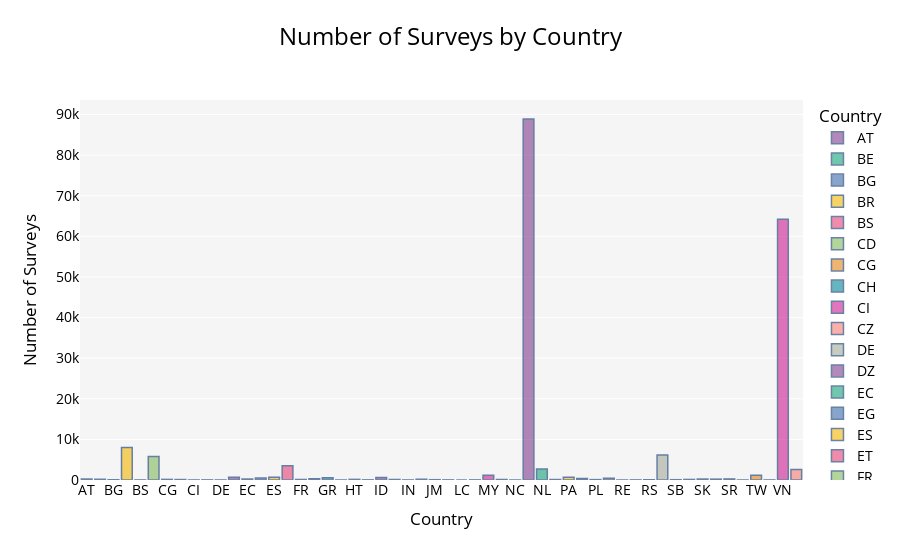

Notebook code for this chart:
### Code cell
df_country = df.groupby('Country').size().reset_index(name='Count')

fig = px.bar(
    df_country,
    x='Country',
    y='Count',
    title='Number of Surveys by Country',
    labels={'Count':'Number of Surveys', 'Country':'Country'},
    color='Country',
    color_discrete_sequence=px.colors.qualitative.Bold  # Use a bold color sequence
)

fig.update_layout(
    title={
        'text': 'Number of Surveys by Country',
        'y': 0.95,
        'x': 0.5,
        'xanchor': 'center',
        'yanchor': 'top',
        'font': {
            'size': 24
        }
    },
    xaxis_title="Country",
    yaxis_title="Number of Surveys",
    plot_bgcolor='#f5f5f5',  # Light grey background
    paper_bgcolor='#ffffff',  # White background
    font=dict(
        size=14,
        color='#000000'
    ),
    bargap=0.2  # Gap between bars
)

fig.update_traces(
    #texttemplate='%{y}',
    textposition='outside',
    marker_line_color='rgb(8,48,107)',  # Dark blue borders for bars
    marker_line_width=1.5,
    opacity=0.6
)

fig.show()

### Figure 1 — Plotly figure (JSON) as saved in the notebook; plotly's stock layout.template omitted (floating-point values rounded to 4 significant figures)
{"data": [{"alignmentgroup": "True", "hovertemplate": "Country=%{x}<br>Number of Surveys=%{y}<extra></extra>", "legendgroup": "AT", "marker": {"color": "rgb(127, 60, 141)", "line": {"color": "rgb(8,48,107)", "width": 1.5}, "pattern": {"shape": ""}}, "name": "AT", "offsetgroup": "AT", "opacity": 0.6, "orientation": "v", "showlegend": true, "textposition": "outside", "type": "bar", "x": ["AT"], "xaxis": "x", "y": [239], "yaxis": "y"}, {"alignmentgroup": "True", "hovertemplate": "Country=%{x}<br>Number of Surveys=%{y}<extra></extra>", "legendgroup": "BE", "marker": {"color": "rgb(17, 165, 121)", "line": {"color": "rgb(8,48,107)", "width": 1.5}, "pattern": {"shape": ""}}, "name": "BE", "offsetgroup": "BE", "opacity": 0.6, "orientation": "v", "showlegend": true, "textposition": "outside", "type": "bar", "x": ["BE"], "xaxis": "x", "y": [180], "yaxis": "y"}, {"alignmentgroup": "True", "hovertemplate": "Country=%{x}<br>Number of Surveys=%{y}<extra></extra>", "legendgroup": "BG", "marker": {"color": "rgb(57, 105, 172)", "line": {"color": "rgb(8,48,107)", "width": 1.5}, "pattern": {"shape": ""}}, "name": "BG", "offsetgroup": "BG", "opacity": 0.6, "orientation": "v", "showlegend": true, "textposition": "outside", "type": "bar", "x": ["BG"], "xaxis": "x", "y": [68], "yaxis": "y"}, {"alignmentgroup": "True", "hovertemplate": "Country=%{x}<br>Number of Surveys=%{y}<extra></extra>", "legendgroup": "BR", "marker": {"color": "rgb(242, 183, 1)", "line": {"color": "rgb(8,48,107)", "width": 1.5}, "pattern": {"shape": ""}}, "name": "BR", "offsetgroup": "BR", "opacity": 0.6, "orientation": "v", "showlegend": true, "textposition": "outside", "type": "bar", "x": ["BR"], "xaxis": "x", "y": [8008], "yaxis": "y"}, {"alignmentgroup": "True", "hovertemplate": "Country=%{x}<br>Number of Surveys=%{y}<extra></extra>", "legendgroup": "BS", "marker": {"color": "rgb(231, 63, 116)", "line": {"color": "rgb(8,48,107)", "width": 1.5}, "pattern": {"shape": ""}}, "name": "BS", "offsetgroup": "BS", "opacity": 0.6, "orientation": "v", "showlegend": true, "textposition": "outside", "type": "bar", "x": ["BS"], "xaxis": "x", "y": [14], "yaxis": "y"}, {"alignmentgroup": "True", "hovertemplate": "Country=%{x}<br>Number of Surveys=%{y}<extra></extra>", "legendgroup": "CD", "marker": {"color": "rgb(128, 186, 90)", "line": {"color": "rgb(8,48,107)", "width": 1.5}, "pattern": {"shape": ""}}, "name": "CD", "offsetgroup": "CD", "opacity": 0.6, "orientation": "v", "showlegend": true, "textposition": "outside", "type": "bar", "x": ["CD"], "xaxis": "x", "y": [5799], "yaxis": "y"}, {"alignmentgroup": "True", "hovertemplate": "Country=%{x}<br>Number of Surveys=%{y}<extra></extra>", "legendgroup": "CG", "marker": {"color": "rgb(230, 131, 16)", "line": {"color": "rgb(8,48,107)", "width": 1.5}, "pattern": {"shape": ""}}, "name": "CG", "offsetgroup": "CG", "opacity": 0.6, "orientation": "v", "showlegend": true, "textposition": "outside", "type": "bar", "x": ["CG"], "xaxis": "x", "y": [151], "yaxis": "y"}, {"alignmentgroup": "True", "hovertemplate": "Country=%{x}<br>Number of Surveys=%{y}<extra></extra>", "legendgroup": "CH", "marker": {"color": "rgb(0, 134, 149)", "line": {"color": "rgb(8,48,107)", "width": 1.5}, "pattern": {"shape": ""}}, "name": "CH", "offsetgroup": "CH", "opacity": 0.6, "orientation": "v", "showlegend": true, "textposition": "outside", "type": "bar", "x": ["CH"], "xaxis": "x", "y": [111], "yaxis": "y"}, {"alignmentgroup": "True", "hovertemplate": "Country=%{x}<br>Number of Surveys=%{y}<extra></extra>", "legendgroup": "CI", "marker": {"color": "rgb(207, 28, 144)", "line": {"color": "rgb(8,48,107)", "width": 1.5}, "pattern": {"shape": ""}}, "name": "CI", "offsetgroup": "CI", "opacity": 0.6, "orientation": "v", "showlegend": true, "textposition": "outside", "type": "bar", "x": ["CI"], "xaxis": "x", "y": [12], "yaxis": "y"}, {"alignmentgroup": "True", "hovertemplate": "Country=%{x}<br>Number of Surveys=%{y}<extra></extra>", "legendgroup": "CZ", "marker": {"color": "rgb(249, 123, 114)", "line": {"color": "rgb(8,48,107)", "width": 1.5}, "pattern": {"shape": ""}}, "name": "CZ", "offsetgroup": "CZ", "opacity": 0.6, "orientation": "v", "showlegend": true, "textposition": "outside", "type": "bar", "x": ["CZ"], "xaxis": "x", "y": [32], "yaxis": "y"}, {"alignmentgroup": "True", "hovertemplate": "Country=%{x}<br>Number of Surveys=%{y}<extra></extra>", "legendgroup": "DE", "marker": {"color": "rgb(165, 170, 153)", "line": {"color": "rgb(8,48,107)", "width": 1.5}, "pattern": {"shape": ""}}, "name": "DE", "offsetgroup": "DE", "opacity": 0.6, "orientation": "v", "showlegend": true, "textposition": "outside", "type": "bar", "x": ["DE"], "xaxis": "x", "y": [10], "yaxis": "y"}, {"alignmentgroup": "True", "hovertemplate": "Country=%{x}<br>Number of Surveys=%{y}<extra></extra>", "legendgroup": "DZ", "marker": {"color": "rgb(127, 60, 141)", "line": {"color": "rgb(8,48,107)", "width": 1.5}, "pattern": {"shape": ""}}, "name": "DZ", "offsetgroup": "DZ", "opacity": 0.6, "orientation": "v", "showlegend": true, "textposition": "outside", "type": "bar", "x": ["DZ"], "xaxis": "x", "y": [665], "yaxis": "y"}, {"alignmentgroup": "True", "hovertemplate": "Country=%{x}<br>Number of Surveys=%{y}<extra></extra>", "legendgroup": "EC", "marker": {"color": "rgb(17, 165, 121)", "line": {"color": "rgb(8,48,107)", "width": 1.5}, "pattern": {"shape": ""}}, "name": "EC", "offsetgroup": "EC", "opacity": 0.6, "orientation": "v", "showlegend": true, "textposition": "outside", "type": "bar", "x": ["EC"], "xaxis": "x", "y": [240], "yaxis": "y"}, {"alignmentgroup": "True", "hovertemplate": "Country=%{x}<br>Number of Surveys=%{y}<extra></extra>", "legendgroup": "EG", "marker": {"color": "rgb(57, 105, 172)", "line": {"color": "rgb(8,48,107)", "width": 1.5}, "pattern": {"shape": ""}}, "name": "EG", "offsetgroup": "EG", "opacity": 0.6, "orientation": "v", "showlegend": true, "textposition": "outside", "type": "bar", "x": ["EG"], "xaxis": "x", "y": [477], "yaxis": "y"}, {"alignmentgroup": "True", "hovertemplate": "Country=%{x}<br>Number of Surveys=%{y}<extra></extra>", "legendgroup": "ES", "marker": {"color": "rgb(242, 183, 1)", "line": {"color": "rgb(8,48,107)", "width": 1.5}, "pattern": {"shape": ""}}, "name": "ES", "offsetgroup": "ES", "opacity": 0.6, "orientation": "v", "showlegend": true, "textposition": "outside", "type": "bar", "x": ["ES"], "xaxis": "x", "y": [660], "yaxis": "y"}, {"alignmentgroup": "True", "hovertemplate": "Country=%{x}<br>Number of Surveys=%{y}<extra></extra>", "legendgroup": "ET", "marker": {"color": "rgb(231, 63, 116)", "line": {"color": "rgb(8,48,107)", "width": 1.5}, "pattern": {"shape": ""}}, "name": "ET", "offsetgroup": "ET", "opacity": 0.6, "orientation": "v", "showlegend": true, "textposition": "outside", "type": "bar", "x": ["ET"], "xaxis": "x", "y": [3521], "yaxis": "y"}, {"alignmentgroup": "True", "hovertemplate": "Country=%{x}<br>Number of Surveys=%{y}<extra></extra>", "legendgroup": "FR", "marker": {"color": "rgb(128, 186, 90)", "line": {"color": "rgb(8,48,107)", "width": 1.5}, "pattern": {"shape": ""}}, "name": "FR", "offsetgroup": "FR", "opacity": 0.6, "orientation": "v", "showlegend": true, "textposition": "outside", "type": "bar", "x": ["FR"], "xaxis": "x", "y": [127], "yaxis": "y"}, {"alignmentgroup": "True", "hovertemplate": "Country=%{x}<br>Number of Surveys=%{y}<extra></extra>", "legendgroup": "GB", "marker": {"color": "rgb(230, 131, 16)", "line": {"color": "rgb(8,48,107)", "width": 1.5}, "pattern": {"shape": ""}}, "name": "GB", "offsetgroup": "GB", "opacity": 0.6, "orientation": "v", "showlegend": true, "textposition": "outside", "type": "bar", "x": ["GB"], "xaxis": "x", "y": [311], "yaxis": "y"}, {"alignmentgroup": "True", "hovertemplate": "Country=%{x}<br>Number of Surveys=%{y}<extra></extra>", "legendgroup": "GR", "marker": {"color": "rgb(0, 134, 149)", "line": {"color": "rgb(8,48,107)", "width": 1.5}, "pattern": {"shape": ""}}, "name": "GR", "offsetgroup": "GR", "opacity": 0.6, "orientation": "v", "showlegend": true, "textposition": "outside", "type": "bar", "x": ["GR"], "xaxis": "x", "y": [568], "yaxis": "y"}, {"alignmentgroup": "True", "hovertemplate": "Country=%{x}<br>Number of Surveys=%{y}<extra></extra>", "legendgroup": "HR", "marker": {"color": "rgb(207, 28, 144)", "line": {"color": "rgb(8,48,107)", "width": 1.5}, "pattern": {"shape": ""}}, "name": "HR", "offsetgroup": "HR", "opacity": 0.6, "orientation": "v", "showlegend": true, "textposition": "outside", "type": "bar", "x": ["HR"], "xaxis": "x", "y": [7], "yaxis": "y"}, {"alignmentgroup": "True", "hovertemplate": "Country=%{x}<br>Number of Surveys=%{y}<extra></extra>", "legendgroup": "HT", "marker": {"color": "rgb(249, 123, 114)", "line": {"color": "rgb(8,48,107)", "width": 1.5}, "pattern": {"shape": ""}}, "name": "HT", "offsetgroup": "HT", "opacity": 0.6, "orientation": "v", "showlegend": true, "textposition": "outside", "type": "bar", "x": ["HT"], "xaxis": "x", "y": [153], "yaxis": "y"}, {"alignmentgroup": "True", "hovertemplate": "Country=%{x}<br>Number of Surveys=%{y}<extra></extra>", "legendgroup": "HU", "marker": {"color": "rgb(165, 170, 153)", "line": {"color": "rgb(8,48,107)", "width": 1.5}, "pattern": {"shape": ""}}, "name": "HU", "offsetgroup": "HU", "opacity": 0.6, "orientation": "v", "showlegend": true, "textposition": "outside", "type": "bar", "x": ["HU"], "xaxis": "x", "y": [37], "yaxis": "y"}, {"alignmentgroup": "True", "hovertemplate": "Country=%{x}<br>Number of Surveys=%{y}<extra></extra>", "legendgroup": "ID", "marker": {"color": "rgb(127, 60, 141)", "line": {"color": "rgb(8,48,107)", "width": 1.5}, "pattern": {"shape": ""}}, "name": "ID", "offsetgroup": "ID", "opacity": 0.6, "orientation": "v", "showlegend": true, "textposition": "outside", "type": "bar", "x": ["ID"], "xaxis": "x", "y": [592], "yaxis": "y"}, {"alignmentgroup": "True", "hovertemplate": "Country=%{x}<br>Number of Surveys=%{y}<extra></extra>", "legendgroup": "IE", "marker": {"color": "rgb(17, 165, 121)", "line": {"color": "rgb(8,48,107)", "width": 1.5}, "pattern": {"shape": ""}}, "name": "IE", "offsetgroup": "IE", "opacity": 0.6, "orientation": "v", "showlegend": true, "textposition": "outside", "type": "bar", "x": ["IE"], "xaxis": "x", "y": [125], "yaxis": "y"}, {"alignmentgroup": "True", "hovertemplate": "Country=%{x}<br>Number of Surveys=%{y}<extra></extra>", "legendgroup": "IN", "marker": {"color": "rgb(57, 105, 172)", "line": {"color": "rgb(8,48,107)", "width": 1.5}, "pattern": {"shape": ""}}, "name": "IN", "offsetgroup": "IN", "opacity": 0.6, "orientation": "v", "showlegend": true, "textposition": "outside", "type": "bar", "x": ["IN"], "xaxis": "x", "y": [14], "yaxis": "y"}, {"alignmentgroup": "True", "hovertemplate": "Country=%{x}<br>Number of Surveys=%{y}<extra></extra>", "legendgroup": "IT", "marker": {"color": "rgb(242, 183, 1)", "line": {"color": "rgb(8,48,107)", "width": 1.5}, "pattern": {"shape": ""}}, "name": "IT", "offsetgroup": "IT", "opacity": 0.6, "orientation": "v", "showlegend": true, "textposition": "outside", "type": "bar", "x": ["IT"], "xaxis": "x", "y": [188], "yaxis": "y"}, {"alignmentgroup": "True", "hovertemplate": "Country=%{x}<br>Number of Surveys=%{y}<extra></extra>", "legendgroup": "JM", "marker": {"color": "rgb(231, 63, 116)", "line": {"color": "rgb(8,48,107)", "width": 1.5}, "pattern": {"shape": ""}}, "name": "JM", "offsetgroup": "JM", "opacity": 0.6, "orientation": "v", "showlegend": true, "textposition": "outside", "type": "bar", "x": ["JM"], "xaxis": "x", "y": [73], "yaxis": "y"}, {"alignmentgroup": "True", "hovertemplate": "Country=%{x}<br>Number of Surveys=%{y}<extra></extra>", "legendgroup": "KR", "marker": {"color": "rgb(128, 186, 90)", "line": {"color": "rgb(8,48,107)", "width": 1.5}, "pattern": {"shape": ""}}, "name": "KR", "offsetgroup": "KR", "opacity": 0.6, "orientation": "v", "showlegend": true, "textposition": "outside", "type": "bar", "x": ["KR"], "xaxis": "x", "y": [29], "yaxis": "y"}, {"alignmentgroup": "True", "hovertemplate": "Country=%{x}<br>Number of Surveys=%{y}<extra></extra>", "legendgroup": "LC", "marker": {"color": "rgb(230, 131, 16)", "line": {"color": "rgb(8,48,107)", "width": 1.5}, "pattern": {"shape": ""}}, "name": "LC", "offsetgroup": "LC", "opacity": 0.6, "orientation": "v", "showlegend": true, "textposition": "outside", "type": "bar", "x": ["LC"], "xaxis": "x", "y": [1], "yaxis": "y"}, {"alignmentgroup": "True", "hovertemplate": "Country=%{x}<br>Number of Surveys=%{y}<extra></extra>", "legendgroup": "MM", "marker": {"color": "rgb(0, 134, 149)", "line": {"color": "rgb(8,48,107)", "width": 1.5}, "pattern": {"shape": ""}}, "name": "MM", "offsetgroup": "MM", "opacity": 0.6, "orientation": "v", "showlegend": true, "textposition": "outside", "type": "bar", "x": ["MM"], "xaxis": "x", "y": [30], "yaxis": "y"}, {"alignmentgroup": "True", "hovertemplate": "Country=%{x}<br>Number of Surveys=%{y}<extra></extra>", "legendgroup": "MY", "marker": {"color": "rgb(207, 28, 144)", "line": {"color": "rgb(8,48,107)", "width": 1.5}, "pattern": {"shape": ""}}, "name": "MY", "offsetgroup": "MY", "opacity": 0.6, "orientation": "v", "showlegend": true, "textposition": "outside", "type": "bar", "x": ["MY"], "xaxis": "x", "y": [1174], "yaxis": "y"}, {"alignmentgroup": "True", "hovertemplate": "Country=%{x}<br>Number of Surveys=%{y}<extra></extra>", "legendgroup": "MZ", "marker": {"color": "rgb(249, 123, 114)", "line": {"color": "rgb(8,48,107)", "width": 1.5}, "pattern": {"shape": ""}}, "name": "MZ", "offsetgroup": "MZ", "opacity": 0.6, "orientation": "v", "showlegend": true, "textposition": "outside", "type": "bar", "x": ["MZ"], "xaxis": "x", "y": [124], "yaxis": "y"}, {"alignmentgroup": "True", "hovertemplate": "Country=%{x}<br>Number of Surveys=%{y}<extra></extra>", "legendgroup": "NC", "marker": {"color": "rgb(165, 170, 153)", "line": {"color": "rgb(8,48,107)", "width": 1.5}, "pattern": {"shape": ""}}, "name": "NC", "offsetgroup": "NC", "opacity": 0.6, "orientation": "v", "showlegend": true, "textposition": "outside", "type": "bar", "x": ["NC"], "xaxis": "x", "y": [6], "yaxis": "y"}, {"alignmentgroup": "True", "hovertemplate": "Country=%{x}<br>Number of Surveys=%{y}<extra></extra>", "legendgroup": "NG", "marker": {"color": "rgb(127, 60, 141)", "line": {"color": "rgb(8,48,107)", "width": 1.5}, "pattern": {"shape": ""}}, "name": "NG", "offsetgroup": "NG", "opacity": 0.6, "orientation": "v", "showlegend": true, "textposition": "outside", "type": "bar", "x": ["NG"], "xaxis": "x", "y": [88893], "yaxis": "y"}, {"alignmentgroup": "True", "hovertemplate": "Country=%{x}<br>Number of Surveys=%{y}<extra></extra>", "legendgroup": "NL", "marker": {"color": "rgb(17, 165, 121)", "line": {"color": "rgb(8,48,107)", "width": 1.5}, "pattern": {"shape": ""}}, "name": "NL", "offsetgroup": "NL", "opacity": 0.6, "orientation": "v", "showlegend": true, "textposition": "outside", "type": "bar", "x": ["NL"], "xaxis": "x", "y": [2703], "yaxis": "y"}, {"alignmentgroup": "True", "hovertemplate": "Country=%{x}<br>Number of Surveys=%{y}<extra></extra>", "legendgroup": "NZ", "marker": {"color": "rgb(57, 105, 172)", "line": {"color": "rgb(8,48,107)", "width": 1.5}, "pattern": {"shape": ""}}, "name": "NZ", "offsetgroup": "NZ", "opacity": 0.6, "orientation": "v", "showlegend": true, "textposition": "outside", "type": "bar", "x": ["NZ"], "xaxis": "x", "y": [115], "yaxis": "y"}, {"alignmentgroup": "True", "hovertemplate": "Country=%{x}<br>Number of Surveys=%{y}<extra></extra>", "legendgroup": "PA", "marker": {"color": "rgb(242, 183, 1)", "line": {"color": "rgb(8,48,107)", "width": 1.5}, "pattern": {"shape": ""}}, "name": "PA", "offsetgroup": "PA", "opacity": 0.6, "orientation": "v", "showlegend": true, "textposition": "outside", "type": "bar", "x": ["PA"], "xaxis": "x", "y": [701], "yaxis": "y"}, {"alignmentgroup": "True", "hovertemplate": "Country=%{x}<br>Number of Surveys=%{y}<extra></extra>", "legendgroup": "PG", "marker": {"color": "rgb(231, 63, 116)", "line": {"color": "rgb(8,48,107)", "width": 1.5}, "pattern": {"shape": ""}}, "name": "PG", "offsetgroup": "PG", "opacity": 0.6, "orientation": "v", "showlegend": true, "textposition": "outside", "type": "bar", "x": ["PG"], "xaxis": "x", "y": [377], "yaxis": "y"}, {"alignmentgroup": "True", "hovertemplate": "Country=%{x}<br>Number of Surveys=%{y}<extra></extra>", "legendgroup": "PL", "marker": {"color": "rgb(128, 186, 90)", "line": {"color": "rgb(8,48,107)", "width": 1.5}, "pattern": {"shape": ""}}, "name": "PL", "offsetgroup": "PL", "opacity": 0.6, "orientation": "v", "showlegend": true, "textposition": "outside", "type": "bar", "x": ["PL"], "xaxis": "x", "y": [95], "yaxis": "y"}, {"alignmentgroup": "True", "hovertemplate": "Country=%{x}<br>Number of Surveys=%{y}<extra></extra>", "legendgroup": "PT", "marker": {"color": "rgb(230, 131, 16)", "line": {"color": "rgb(8,48,107)", "width": 1.5}, "pattern": {"shape": ""}}, "name": "PT", "offsetgroup": "PT", "opacity": 0.6, "orientation": "v", "showlegend": true, "textposition": "outside", "type": "bar", "x": ["PT"], "xaxis": "x", "y": [415], "yaxis": "y"}, {"alignmentgroup": "True", "hovertemplate": "Country=%{x}<br>Number of Surveys=%{y}<extra></extra>", "legendgroup": "RE", "marker": {"color": "rgb(0, 134, 149)", "line": {"color": "rgb(8,48,107)", "width": 1.5}, "pattern": {"shape": ""}}, "name": "RE", "offsetgroup": "RE", "opacity": 0.6, "orientation": "v", "showlegend": true, "textposition": "outside", "type": "bar", "x": ["RE"], "xaxis": "x", "y": [4], "yaxis": "y"}, {"alignmentgroup": "True", "hovertemplate": "Country=%{x}<br>Number of Surveys=%{y}<extra></extra>", "legendgroup": "RO", "marker": {"color": "rgb(207, 28, 144)", "line": {"color": "rgb(8,48,107)", "width": 1.5}, "pattern": {"shape": ""}}, "name": "RO", "offsetgroup": "RO", "opacity": 0.6, "orientation": "v", "showlegend": true, "textposition": "outside", "type": "bar", "x": ["RO"], "xaxis": "x", "y": [25], "yaxis": "y"}, {"alignmentgroup": "True", "hovertemplate": "Country=%{x}<br>Number of Surveys=%{y}<extra></extra>", "legendgroup": "RS", "marker": {"color": "rgb(249, 123, 114)", "line": {"color": "rgb(8,48,107)", "width": 1.5}, "pattern": {"shape": ""}}, "name": "RS", "offsetgroup": "RS", "opacity": 0.6, "orientation": "v", "showlegend": true, "textposition": "outside", "type": "bar", "x": ["RS"], "xaxis": "x", "y": [56], "yaxis": "y"}, {"alignmentgroup": "True", "hovertemplate": "Country=%{x}<br>Number of Surveys=%{y}<extra></extra>", "legendgroup": "RW", "marker": {"color": "rgb(165, 170, 153)", "line": {"color": "rgb(8,48,107)", "width": 1.5}, "pattern": {"shape": ""}}, "name": "RW", "offsetgroup": "RW", "opacity": 0.6, "orientation": "v", "showlegend": true, "textposition": "outside", "type": "bar", "x": ["RW"], "xaxis": "x", "y": [6173], "yaxis": "y"}, {"alignmentgroup": "True", "hovertemplate": "Country=%{x}<br>Number of Surveys=%{y}<extra></extra>", "legendgroup": "SB", "marker": {"color": "rgb(127, 60, 141)", "line": {"color": "rgb(8,48,107)", "width": 1.5}, "pattern": {"shape": ""}}, "name": "SB", "offsetgroup": "SB", "opacity": 0.6, "orientation": "v", "showlegend": true, "textposition": "outside", "type": "bar", "x": ["SB"], "xaxis": "x", "y": [75], "yaxis": "y"}, {"alignmentgroup": "True", "hovertemplate": "Country=%{x}<br>Number of Surveys=%{y}<extra></extra>", "legendgroup": "SG", "marker": {"color": "rgb(17, 165, 121)", "line": {"color": "rgb(8,48,107)", "width": 1.5}, "pattern": {"shape": ""}}, "name": "SG", "offsetgroup": "SG", "opacity": 0.6, "orientation": "v", "showlegend": true, "textposition": "outside", "type": "bar", "x": ["SG"], "xaxis": "x", "y": [136], "yaxis": "y"}, {"alignmentgroup": "True", "hovertemplate": "Country=%{x}<br>Number of Surveys=%{y}<extra></extra>", "legendgroup": "SK", "marker": {"color": "rgb(57, 105, 172)", "line": {"color": "rgb(8,48,107)", "width": 1.5}, "pattern": {"shape": ""}}, "name": "SK", "offsetgroup": "SK", "opacity": 0.6, "orientation": "v", "showlegend": true, "textposition": "outside", "type": "bar", "x": ["SK"], "xaxis": "x", "y": [234], "yaxis": "y"}, {"alignmentgroup": "True", "hovertemplate": "Country=%{x}<br>Number of Surveys=%{y}<extra></extra>", "legendgroup": "SL", "marker": {"color": "rgb(242, 183, 1)", "line": {"color": "rgb(8,48,107)", "width": 1.5}, "pattern": {"shape": ""}}, "name": "SL", "offsetgroup": "SL", "opacity": 0.6, "orientation": "v", "showlegend": true, "textposition": "outside", "type": "bar", "x": ["SL"], "xaxis": "x", "y": [212], "yaxis": "y"}, {"alignmentgroup": "True", "hovertemplate": "Country=%{x}<br>Number of Surveys=%{y}<extra></extra>", "legendgroup": "SR", "marker": {"color": "rgb(231, 63, 116)", "line": {"color": "rgb(8,48,107)", "width": 1.5}, "pattern": {"shape": ""}}, "name": "SR", "offsetgroup": "SR", "opacity": 0.6, "orientation": "v", "showlegend": true, "textposition": "outside", "type": "bar", "x": ["SR"], "xaxis": "x", "y": [258], "yaxis": "y"}, {"alignmentgroup": "True", "hovertemplate": "Country=%{x}<br>Number of Surveys=%{y}<extra></extra>", "legendgroup": "TN", "marker": {"color": "rgb(128, 186, 90)", "line": {"color": "rgb(8,48,107)", "width": 1.5}, "pattern": {"shape": ""}}, "name": "TN", "offsetgroup": "TN", "opacity": 0.6, "orientation": "v", "showlegend": true, "textposition": "outside", "type": "bar", "x": ["TN"], "xaxis": "x", "y": [7], "yaxis": "y"}, {"alignmentgroup": "True", "hovertemplate": "Country=%{x}<br>Number of Surveys=%{y}<extra></extra>", "legendgroup": "TW", "marker": {"color": "rgb(230, 131, 16)", "line": {"color": "rgb(8,48,107)", "width": 1.5}, "pattern": {"shape": ""}}, "name": "TW", "offsetgroup": "TW", "opacity": 0.6, "orientation": "v", "showlegend": true, "textposition": "outside", "type": "bar", "x": ["TW"], "xaxis": "x", "y": [1166], "yaxis": "y"}, {"alignmentgroup": "True", "hovertemplate": "Country=%{x}<br>Number of Surveys=%{y}<extra></extra>", "legendgroup": "US", "marker": {"color": "rgb(0, 134, 149)", "line": {"color": "rgb(8,48,107)", "width": 1.5}, "pattern": {"shape": ""}}, "name": "US", "offsetgroup": "US", "opacity": 0.6, "orientation": "v", "showlegend": true, "textposition": "outside", "type": "bar", "x": ["US"], "xaxis": "x", "y": [18], "yaxis": "y"}, {"alignmentgroup": "True", "hovertemplate": "Country=%{x}<br>Number of Surveys=%{y}<extra></extra>", "legendgroup": "VN", "marker": {"color": "rgb(207, 28, 144)", "line": {"color": "rgb(8,48,107)", "width": 1.5}, "pattern": {"shape": ""}}, "name": "VN", "offsetgroup": "VN", "opacity": 0.6, "orientation": "v", "showlegend": true, "textposition": "outside", "type": "bar", "x": ["VN"], "xaxis": "x", "y": [64224], "yaxis": "y"}, {"alignmentgroup": "True", "hovertemplate": "Country=%{x}<br>Number of Surveys=%{y}<extra></extra>", "legendgroup": "ZA", "marker": {"color": "rgb(249, 123, 114)", "line": {"color": "rgb(8,48,107)", "width": 1.5}, "pattern": {"shape": ""}}, "name": "ZA", "offsetgroup": "ZA", "opacity": 0.6, "orientation": "v", "showlegend": true, "textposition": "outside", "type": "bar", "x": ["ZA"], "xaxis": "x", "y": [2562], "yaxis": "y"}], "layout": {"autosize": true, "bargap": 0.2, "barmode": "relative", "font": {"color": "#000000", "size": 14}, "legend": {"title": {"text": "Country"}, "tracegroupgap": 0}, "paper_bgcolor": "#ffffff", "plot_bgcolor": "#f5f5f5", "title": {"font": {"size": 24}, "text": "Number of Surveys by Country", "x": 0.5, "xanchor": "center", "y": 0.95, "yanchor": "top"}, "xaxis": {"anchor": "y", "autorange": true, "categoryarray": ["AT", "BE", "BG", "BR", "BS", "CD", "CG", "CH", "CI", "CZ", "DE", "DZ", "EC", "EG", "ES", "ET", "FR", "GB", "GR", "HR", "HT", "HU", "ID", "IE", "IN", "IT", "JM", "KR", "LC", "MM", "MY", "MZ", "NC", "NG", "NL", "NZ", "PA", "PG", "PL", "PT", "RE", "RO", "RS", "RW", "SB", "SG", "SK", "SL", "SR", "TN", "TW", "US", "VN", "ZA"], "categoryorder": "array", "domain": [0, 1], "range": [-0.5, 53.5], "title": {"text": "Country"}, "type": "category"}, "yaxis": {"anchor": "x", "autorange": true, "domain": [0, 1], "range": [0, 93570.0], "title": {"text": "Number of Surveys"}, "type": "linear"}}}
